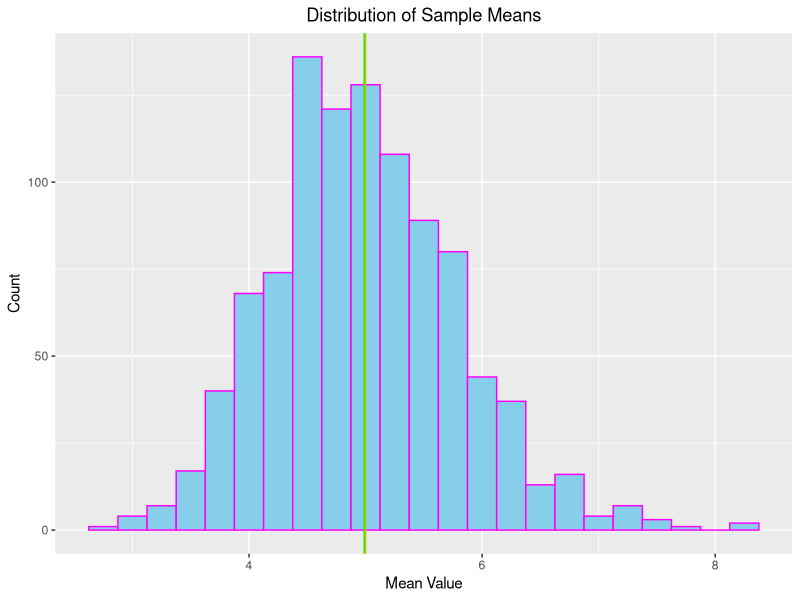
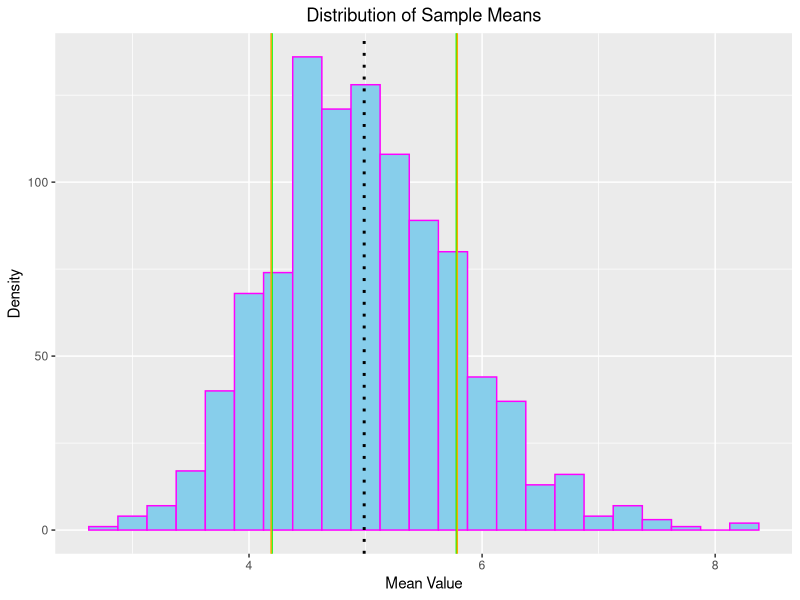
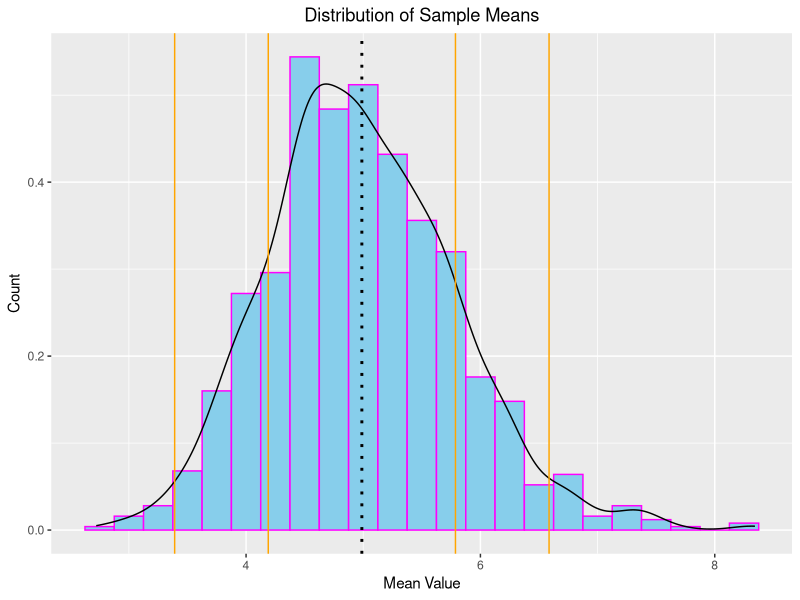
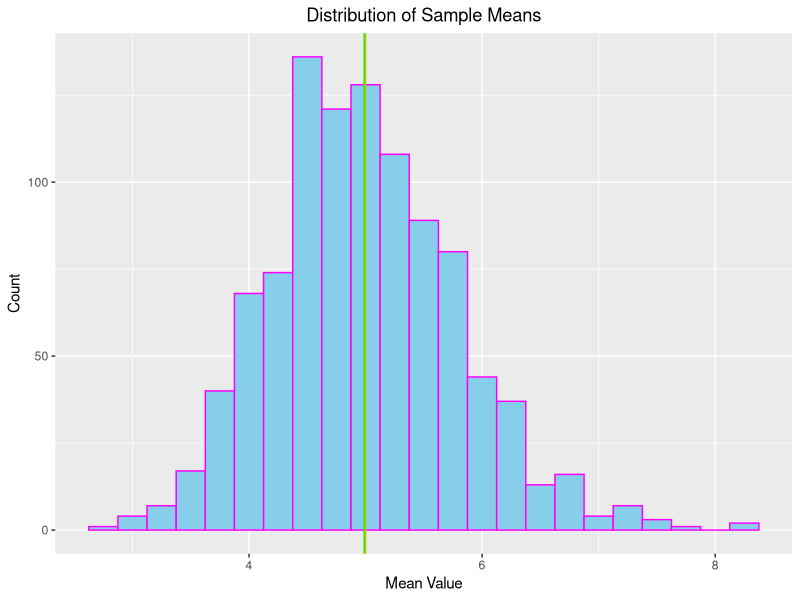

Write the R code that produced these figures, in order.
## ---- chunk 1
knitr::opts_chunk$set(echo = FALSE, results = "hide")
## ---- chunk 2
suppressWarnings(library(ggplot2))
## ---- chunk 3
set.seed(35)
simdata <- matrix(data = NA, nrow = 1000, ncol = 40)
for (i in 1:1000) {simdata[i, ] <- rexp(40, 0.2)}
## ---- chunk 4
head(simdata[, 1:5])
## ---- chunk 5
simmeans <- apply(simdata, 1, mean)
simvars <- apply(simdata, 1, var)
## ---- chunk 6
samplemean <- mean(simmeans)
print(samplemean)
## ---- chunk 7
qplot(simmeans, geom = "histogram", binwidth = 0.25, xlab = "Mean Value",
      main = "Distribution of Sample Means", ylab = "Count", fill = I("skyblue"), 
      col = I("magenta")) +
    geom_vline(aes(xintercept = 5), col= "orange", size = 0.5) +
    geom_vline(aes(xintercept = mean(simmeans)), col= "green", size = 0.5) +
    theme(plot.title = element_text(hjust = 0.5))
## ---- chunk 8
theovar <- (1/0.2^2)/40
samplevar <- var(simmeans)
varsent1 <- paste("The theoretical variance is ", theovar, ".", sep = "")
varsent2 <- paste("The sample variance is ", samplevar, ".", sep = "")
noquote(c(varsent1, varsent2))
## ---- chunk 9
theosigma <- sqrt(theovar)
samplesigma <- sqrt(samplevar)
qplot(simmeans, geom = "histogram", binwidth = 0.25, xlab = "Mean Value",
      main = "Distribution of Sample Means", ylab = "Density",
      fill = I("skyblue"), col = I("magenta")) +
    geom_vline(aes(xintercept = samplemean+c(-1, 1)*theosigma), col= "green", size = 0.5) +
    geom_vline(aes(xintercept = samplemean+c(-1, 1)*samplesigma), col= "orange", size = 0.5) +
    geom_vline(aes(xintercept = mean(simmeans)), col= "black", size = 1, linetype = "dotted") +
    theme(plot.title = element_text(hjust = 0.5))
## ---- chunk 10
sigmavec <- c(-2, -1, 1, 2)*samplesigma
qplot(simmeans, y = ..density.., geom = "histogram", binwidth = 0.25, xlab = "Mean Value",
      main = "Distribution of Sample Means", ylab = "Count",
      fill = I("skyblue"), col = I("magenta")) +
    geom_density(aes(x = simmeans, y=..density..)) +
    geom_vline(aes(xintercept = samplemean+sigmavec), col= "orange", size = 0.5) +
    geom_vline(aes(xintercept = mean(simmeans)), col= "black", size = 1, linetype = "dotted") +
    theme(plot.title = element_text(hjust = 0.5))
## ---- chunk 11
set.seed(35)
simdata <- matrix(data = NA, nrow = 1000, ncol = 40)
for (i in 1:1000) {simdata[i, ] <- rexp(40, 0.2)}
head(simdata[, 1:5])
simmeans <- apply(simdata, 1, mean)
simvars <- apply(simdata, 1, var)
samplemean <- mean(simmeans)
qplot(simmeans, geom = "histogram", binwidth = 0.25, main = "Distribution of Sample Means",
      xlab = "Mean Value", ylab = "Count", fill = I("skyblue"), col = I("magenta")) +
    geom_vline(aes(xintercept = 5), col= "orange", size = 0.5) +
    geom_vline(aes(xintercept = mean(simmeans)), col= "green", size = 0.5) +
    theme(plot.title = element_text(hjust = 0.5))
samplevar <- var(simmeans)
